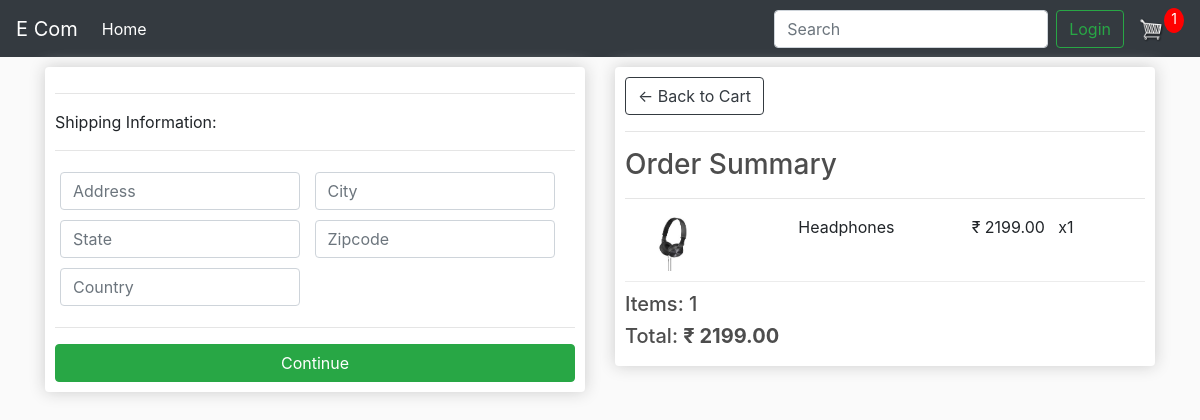
Screenshot of /checkout/ (signed in) with the database file from the repository.
### store/models.py (models this page shows, shortened)
class OrderItem(models.Model):
    product = models.ForeignKey(Product, on_delete=models.SET_NULL, null=True)
    order = models.ForeignKey(Order, on_delete=models.SET_NULL, null=True)
    quantity = models.IntegerField(default=0, null=True, blank=True)
    date_added = models.DateTimeField(auto_now_add=True)
    @property
    def get_total(self):
        total = self.product.price * self.quantity
        return total

class Product(models.Model):
    name = models.CharField(max_length=255)
    price = models.DecimalField(max_digits=7, decimal_places=2)
    digital = models.BooleanField(default=False, null=True, blank=True)
    image = models.ImageField(null=True, blank=True)
    @property
    def imageURL(self):
        try:
            url = self.image.url
        except:
            url = '/media/placeholder.png'
        return url

class Order(models.Model):
    customer = models.ForeignKey(Customer, on_delete=models.SET_NULL, null=True, blank=True)
    date_ordered = models.DateTimeField(auto_now_add=True)
    complete = models.BooleanField(default=False, null=True, blank=True)
    transaction_id = models.CharField(max_length=100, null=True)
    @property
    def shipping(self):
        shipping = False
        orderitems = self.orderitem_set.all()
        for i in orderitems:
            if i.product.digital == False:
                shipping = True
        return shipping
    @property
    def get_cart_total(self):
        orderitems = self.orderitem_set.all()
        total = sum([item.get_total for item in orderitems])
        return total
    @property
    def get_cart_items(self):
        orderitems = self.orderitem_set.all()
        total = sum([item.quantity for item in orderitems])
        return total

### store/views.py (the view)
# urls.py: path('checkout/', views.checkout, name='checkout'),
def checkout(request):
    data = cartData(request)
    cartItems = data['cartItems']
    order = data['order']
    items = data['items']
    context = {'items':items, 'order':order, 'cartItems':cartItems, 'shipping':False}
    return render(request, 'store/checkout.html', context)

### store/utils.py (called while the page is built)
def cartData(request):
    if request.user.is_authenticated:
        customer = request.user.customer
        order, created = Order.objects.get_or_create(customer=customer, complete=False)
        items = order.orderitem_set.all()
        cartItems = order.get_cart_items
    else:
        cookieData = cookieCart(request)
        cartItems = cookieData['cartItems']
        order = cookieData['order']
        items = cookieData['items']
    return {'cartItems':cartItems, 'order':order, 'items':items}

### templates/store/checkout.html (shortened to what this page needs)
{% extends 'base.html' %}
{% load static %}
{% block content %}
<div class="row">
    <div class="col-lg-6">
        <div class="box-element" id="form-wrapper">
            <form action="#" id="form">
                <div id="shipping-info">
                    <hr>
                    <p>Shipping Information:</p>
                    <hr>
                    <div class="form-field">
                        <input
                            type="text"
                            name="address"
                            class="form-control"
                            placeholder="Address"
                        >
                    </div>
                    <div class="form-field">
                        <input
                            type="text"
                            name="city"
                            class="form-control"
                            placeholder="City"
                        >
                    </div>
                    <div class="form-field">
                        <input
                            type="text"
                            name="state"
                            class="form-control"
                            placeholder="State"
                        >
                    </div>
                    <div class="form-field">
                        <input
                            type="text"
                            name="zipcode"
                            class="form-control"
                            placeholder="Zipcode"
                        >
                    </div>
                    <div class="form-field">
                        <input
                            type="text"
                            name="country"
                            class="form-control"
                            placeholder="Country"
                        >
                    </div>
                </div>
                <hr>
                <input
                    id="form-button"
                    class="btn btn-success btn-block"
                    type="submit"
                    value="Continue"
                >
            </form>
        </div>
        <br>
    </div>
    <div class="col-lg-6">
        <div class="box-element">
            <a href="{% url 'cart' %}" class="btn btn-outline-dark">&#x2190; Back to Cart</a>
            <hr>
            <h3>Order Summary</h3>
            <hr>
            {% for item in items %}
            <div class="cart-row">
                <div style="flex: 2;">
                    <img src="{{item.product.imageURL}}" alt="" class="row-image">
                </div>
                <div style="flex: 2;">{{item.product.name}}</div>
                <div style="flex: 1;">&#x20B9; {{item.product.price|floatformat:2}}</div>
                <div style="flex: 1;">x{{item.quantity}}</div>
            </div>
            {% endfor %}
            <h5>Items: {{order.get_cart_items}}</h5>
            <h5>
                Total:
                <strong>&#x20B9; {{order.get_cart_total|floatformat:2}}</strong>
            </h5>
        </div>
    </div>
</div>
{% endblock content %}

### static/css/main.css (style rules this page uses)
body { background-color: hsl(0, 0%, 98%); }
h1,h2,h3,h4,h5,h6 { color:hsl(0, 0%, 30%); }
.box-element { box-shadow:hsl(0, 0%, 80%) 0 0 16px; background-color: #fff; border-radius: 4px; padding: 10px; }
.col-lg-4, .col-lg-6, .col-lg-8, .col-lg-12 { margin-top: 10px; }
.row-image { width: 100px; }
.form-field { width:250px; display: inline-block; padding: 5px; }
.cart-row { display: flex; align-items: flex-stretch; padding-bottom: 10px; margin-bottom: 10px; border-bottom: 1px solid #ececec; }

### rows the page displays
OrderItem: product.imageURL (picture), product.name "Headphones", product.price "2199.00", quantity "1"
Order: get_cart_items "1", get_cart_total "2199.00"

### other values shown
{{ cartItems }} "1"
